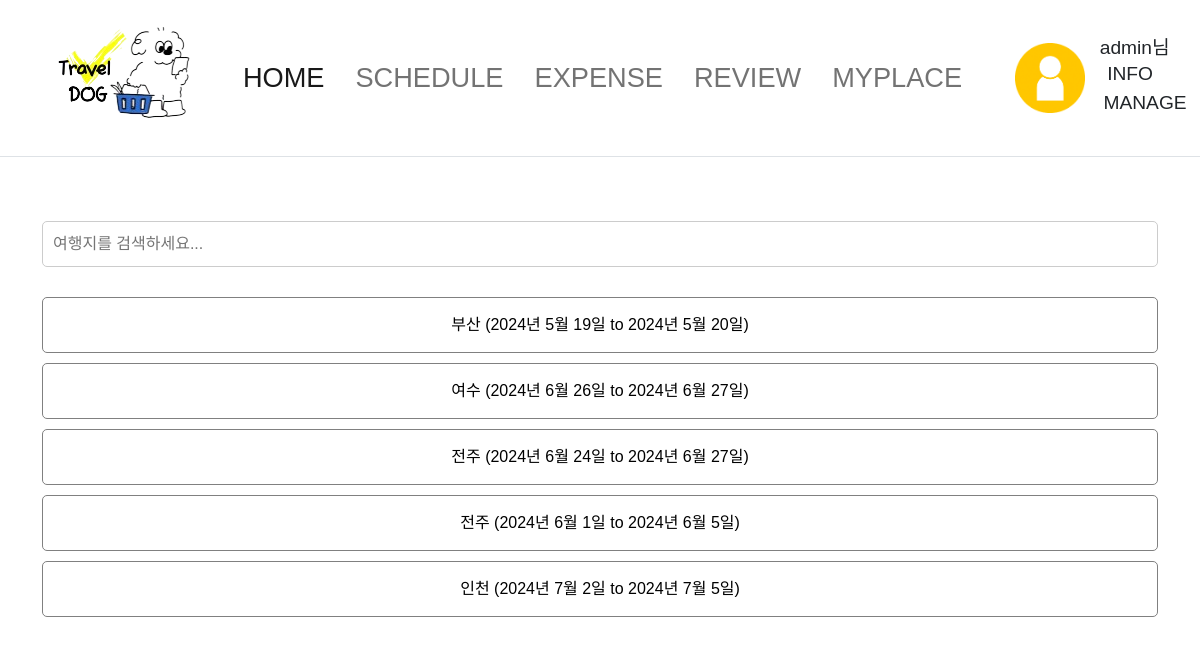
/expense/ (signed in), run on an earlier commit of the app's database.
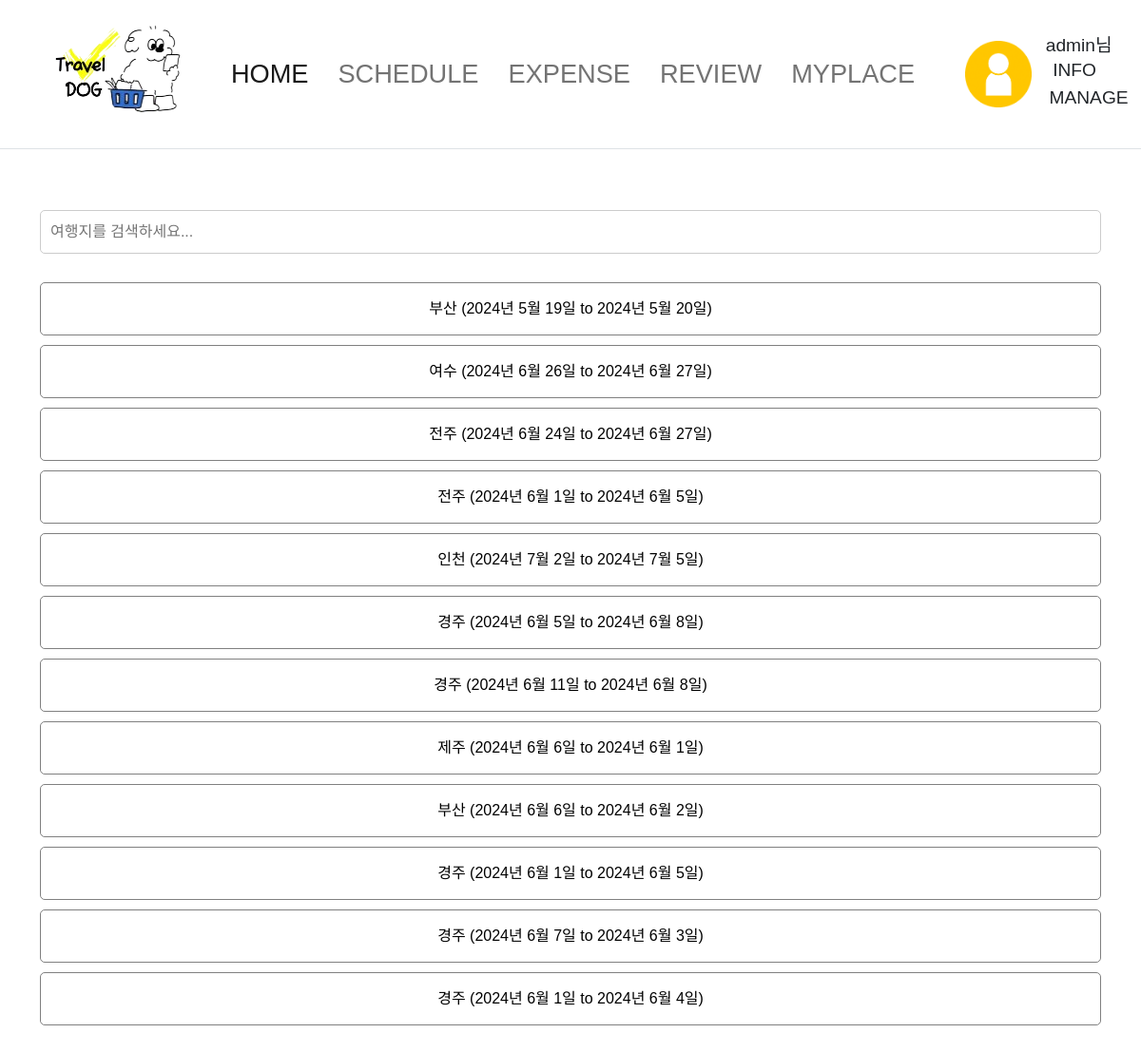
And on a later commit of the database.
### trips/models.py (models this page shows, shortened)
class Trip(models.Model):
    user = models.ForeignKey(User, on_delete=models.CASCADE)
    region = models.ForeignKey(Region, on_delete=models.CASCADE)
    start_date = models.DateField()
    end_date = models.DateField()

class Region(models.Model):
    name = models.CharField(max_length=100)
    image = models.FileField(upload_to='symbol/', blank=True, null=True)

### expense/views.py (the view)
# urls.py: path("", views.index),
@login_required
def index(request):
    username = request.user.username
    trip_list = list(Trip.objects.filter(user=request.user))
    content = {
        'username':username,
        'trip_list':trip_list,
    }
    return render(request, 'expense/index.html', content)

### template/expense/index.html (shortened to what this page needs)
{% extends 'index.html' %}
{% block content %}
<input type="text" id="searchBar" class="search-bar" placeholder="여행지를 검색하세요..." onkeyup="filterTrips()">
<ul id="tripList">
    {% for x in trip_list %}
    <li>
        <a class="trip-button" href="{% url 'EP:E' x.id %}">{{ x.region.name }} ({{ x.start_date }} to {{ x.end_date }})</a>
    </li>
    {% empty %}
        <li class="empty-message">여행 목록이 없습니다.</li>
    {% endfor %}
</ul>
{% endblock %}

What changed in the data, as far as the page shows it:
added Trip: region.name "경주", start_date "2024년 6월 5일", end_date "2024년 6월 8일"
added Trip: region.name "경주", start_date "2024년 6월 11일", end_date "2024년 6월 8일"
added Trip: region.name "제주", start_date "2024년 6월 6일", end_date "2024년 6월 1일"
added Trip: region.name "부산", start_date "2024년 6월 6일", end_date "2024년 6월 2일"
added Trip: region.name "경주", start_date "2024년 6월 1일", end_date "2024년 6월 5일"
added Trip: region.name "경주", start_date "2024년 6월 7일", end_date "2024년 6월 3일"
added Trip: region.name "경주", start_date "2024년 6월 1일", end_date "2024년 6월 4일"
